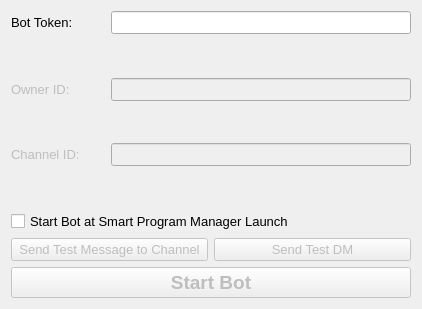
<?xml version="1.0" encoding="UTF-8"?>
<ui version="4.0">
 <class>DiscordSettings</class>
 <widget class="QWidget" name="DiscordSettings">
  <property name="geometry">
   <rect>
    <x>0</x>
    <y>0</y>
    <width>418</width>
    <height>309</height>
   </rect>
  </property>
  <property name="font">
   <font>
    <pointsize>10</pointsize>
   </font>
  </property>
  <property name="windowTitle">
   <string>Form</string>
  </property>
  <layout class="QVBoxLayout" name="verticalLayout">
   <item>
    <layout class="QHBoxLayout" name="horizontalLayout">
     <item>
      <widget class="QLabel" name="label">
       <property name="text">
        <string>Bot Token:</string>
       </property>
      </widget>
     </item>
     <item>
      <spacer name="horizontalSpacer">
       <property name="orientation">
        <enum>Qt::Horizontal</enum>
       </property>
       <property name="sizeHint" stdset="0">
        <size>
         <width>40</width>
         <height>20</height>
        </size>
       </property>
      </spacer>
     </item>
     <item>
      <widget class="QLineEdit" name="LE_Token">
       <property name="minimumSize">
        <size>
         <width>300</width>
         <height>0</height>
        </size>
       </property>
       <property name="echoMode">
        <enum>QLineEdit::Password</enum>
       </property>
      </widget>
     </item>
    </layout>
   </item>
   <item>
    <widget class="QFrame" name="GB_Settings">
     <property name="enabled">
      <bool>false</bool>
     </property>
     <layout class="QVBoxLayout" name="verticalLayout_2">
      <property name="spacing">
       <number>4</number>
      </property>
      <property name="leftMargin">
       <number>0</number>
      </property>
      <property name="topMargin">
       <number>0</number>
      </property>
      <property name="rightMargin">
       <number>0</number>
      </property>
      <property name="bottomMargin">
       <number>0</number>
      </property>
      <item>
       <layout class="QHBoxLayout" name="horizontalLayout_3">
        <item>
         <widget class="QLabel" name="label_3">
          <property name="text">
           <string>Owner ID:</string>
          </property>
         </widget>
        </item>
        <item>
         <spacer name="horizontalSpacer_2">
          <property name="orientation">
           <enum>Qt::Horizontal</enum>
          </property>
          <property name="sizeHint" stdset="0">
           <size>
            <width>40</width>
            <height>20</height>
           </size>
          </property>
         </spacer>
        </item>
        <item>
         <widget class="QLineEdit" name="LE_Owner">
          <property name="minimumSize">
           <size>
            <width>300</width>
            <height>0</height>
           </size>
          </property>
         </widget>
        </item>
       </layout>
      </item>
      <item>
       <layout class="QHBoxLayout" name="horizontalLayout_2">
        <item>
         <widget class="QLabel" name="label_2">
          <property name="text">
           <string>Channel ID:</string>
          </property>
         </widget>
        </item>
        <item>
         <spacer name="horizontalSpacer_3">
          <property name="orientation">
           <enum>Qt::Horizontal</enum>
          </property>
          <property name="sizeHint" stdset="0">
           <size>
            <width>40</width>
            <height>20</height>
           </size>
          </property>
         </spacer>
        </item>
        <item>
         <widget class="QLineEdit" name="LE_Channel">
          <property name="minimumSize">
           <size>
            <width>300</width>
            <height>0</height>
           </size>
          </property>
         </widget>
        </item>
       </layout>
      </item>
     </layout>
    </widget>
   </item>
   <item>
    <widget class="QCheckBox" name="CB_Launch">
     <property name="text">
      <string>Start Bot at Smart Program Manager Launch</string>
     </property>
    </widget>
   </item>
   <item>
    <layout class="QHBoxLayout" name="horizontalLayout_4">
     <item>
      <widget class="QPushButton" name="PB_Channel">
       <property name="enabled">
        <bool>false</bool>
       </property>
       <property name="text">
        <string>Send Test Message to Channel</string>
       </property>
      </widget>
     </item>
     <item>
      <widget class="QPushButton" name="PB_Owner">
       <property name="enabled">
        <bool>false</bool>
       </property>
       <property name="text">
        <string>Send Test DM</string>
       </property>
      </widget>
     </item>
    </layout>
   </item>
   <item>
    <widget class="QPushButton" name="PB_Connect">
     <property name="enabled">
      <bool>false</bool>
     </property>
     <property name="minimumSize">
      <size>
       <width>400</width>
       <height>26</height>
      </size>
     </property>
     <property name="font">
      <font>
       <pointsize>14</pointsize>
       <weight>75</weight>
       <bold>true</bold>
      </font>
     </property>
     <property name="text">
      <string>Start Bot</string>
     </property>
    </widget>
   </item>
  </layout>
 </widget>
 <resources/>
 <connections/>
</ui>
